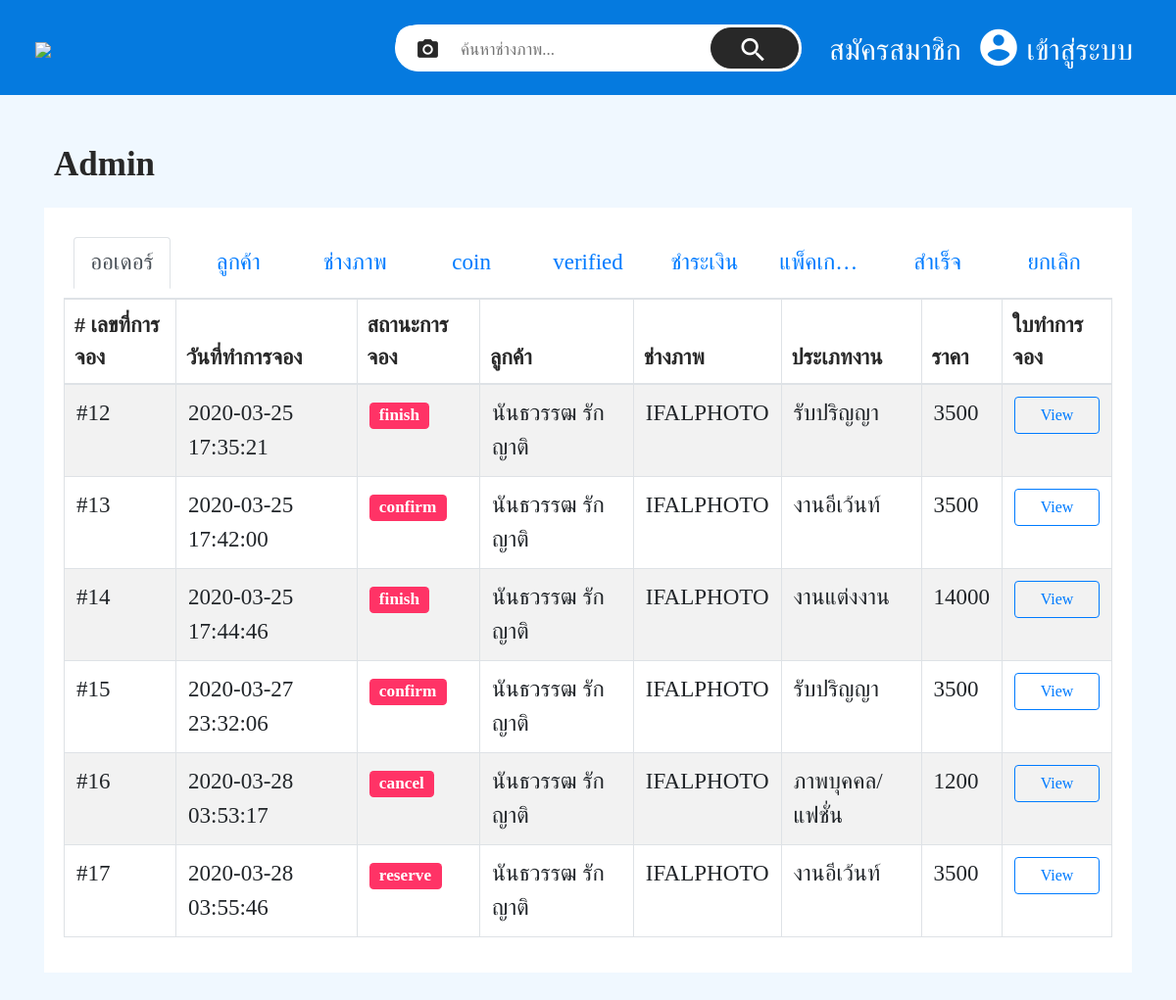
Page /admin_snap.php on the committed database.
### tables this page shows
CREATE TABLE `reserve_package` (
  `id` int(11) NOT NULL,
  `id_package` int(11) NOT NULL,
  `photographer_id` int(11) NOT NULL,
  `customer_id` int(11) NOT NULL,
  `work_date` varchar(50) NOT NULL,
  `time_start` varchar(20) NOT NULL,
  `time_end` varchar(10) NOT NULL,
  `reserve_date` datetime NOT NULL,
  `time_reserve` int(11) NOT NULL,
  `status` varchar(30) NOT NULL,
  `scopeworks` text NOT NULL,
  `location` text DEFAULT NULL,
  `file_tax` varchar(200) DEFAULT NULL,
  `slip_payment` text DEFAULT NULL,
  `link_work` text DEFAULT NULL
);

CREATE TABLE `user` (
  `id` int(11) NOT NULL,
  `email` varchar(30) NOT NULL,
  `password` varchar(30) NOT NULL,
  `avatar` varchar(100) DEFAULT NULL,
  `name_surname` varchar(50) DEFAULT NULL,
  `id_passport_number` varchar(13) DEFAULT NULL,
  `birthday` date DEFAULT NULL,
  `phone` varchar(10) DEFAULT NULL,
  `created_at` datetime NOT NULL,
  `updated_at` datetime NOT NULL,
  `star` float NOT NULL,
  `status` int(1) NOT NULL
);

CREATE TABLE `Photographers` (
  `id` int(11) NOT NULL,
  `user_id` int(11) NOT NULL,
  `username` varchar(40) NOT NULL,
  `province` varchar(50) NOT NULL,
  `Starting_wage` varchar(40) NOT NULL,
  `Highest_wage` varchar(40) NOT NULL,
  `work_hour` int(11) NOT NULL,
  `verify` varchar(30) DEFAULT NULL
);

CREATE TABLE `type_job` (
  `id` int(11) NOT NULL,
  `name` varchar(30) NOT NULL
);

CREATE TABLE `photographer_package` (
  `id` int(11) NOT NULL,
  `photographer_id` int(11) NOT NULL,
  `package_name` varchar(50) NOT NULL,
  `price` double NOT NULL,
  `hour` int(11) NOT NULL,
  `type_id` int(11) NOT NULL,
  `detail_job` text NOT NULL,
  `detail` text NOT NULL,
  `img_package` text DEFAULT NULL
);

### admin_snap.php (the view, shortened to what this page needs)
<!DOCTYPE html>
<html lang="en">
<head>
    <link rel="stylesheet" href="./css/style.css">
    <link rel="stylesheet" href="./css/bootstrap.min.css">
    <link rel="stylesheet" href="https://stackpath.bootstrapcdn.com/bootstrap/4.2.1/css/bootstrap.min.css">
    <link rel="stylesheet" href="fonts/DB Adman X Bd.ttf">
    <link rel="stylesheet" href="fonts/DB Adman X Bd.ttf">
    <link rel="stylesheet" href="fonts/DB Adman X.ttf">
    <link rel="stylesheet" href="fonts/DB Adman X Italic.ttf">
    <link rel="stylesheet" href="fonts/DB Adman X Li It.ttf">
    <link rel="stylesheet" href="fonts/DB Adman X Li.ttf">
    <link rel="stylesheet" href="fonts/DB Adman X UltraLi.ttf">
    <link rel="stylesheet" href="fonts/DB Adman X UltraLiIt.ttf">
    <link rel="stylesheet" href="css/bootstrap.min.css">
    <link rel="stylesheet" type="text/css" href="//cdn.jsdelivr.net/npm/slick-carousel@1.8.1/slick/slick.css"/>
</head>
<body>
    <div class="wrapper" style="background-color: #f0f8ff;">
        <?php
            require_once("header.php");
        ?>
            <div class="container" >
                <div class="ac-setting">
                    <div class="account_setting">
                        <h2>Admin</h2>
                    </div>
                    <div class="row">
                        <div class="col-lg-12" style="margin-top: 15px;">
                            <div class="info-right">
                                <div class="menu-bg-admin">
                                    <ul class="purchase-list-page__tabs-container nav nav-tabs" role="tablist">
                                        <li class="nav-item purchase-list-page__tab purchase-list-page__tab--selected">
                                            <a class="nav-link active purchase-list-page__tab-label" id="home-tab" data-toggle="tab" href="#order_all" role="tab" aria-controls="order_all" aria-selected="true">ออเดอร์</a>
                                        </li>
                                        <li class="nav-item purchase-list-page__tab">
                                            <a class="nav-link purchase-list-page__tab-label" id="home-tab" data-toggle="tab" href="#customer" role="tab" aria-controls="customer" aria-selected="true">ลูกค้า</a>
                                        </li>
                                        <li class="nav-item purchase-list-page__tab">
                                            <a class="nav-link purchase-list-page__tab-label" id="profile-tab" data-toggle="tab" href="#photographer" role="tab" aria-controls="photographer" aria-selected="false">ช่างภาพ</a>
                                        </li>
                                        <li class="nav-item purchase-list-page__tab">
                                            <a class="nav-link purchase-list-page__tab-label" id="profile-tab" data-toggle="tab" href="#coin" role="tab" aria-controls="coin" aria-selected="false">coin</a>
                                        </li>
                                        <li class="nav-item purchase-list-page__tab">
                                            <a class="nav-link purchase-list-page__tab-label" id="profile-tab" data-toggle="tab" href="#verified" role="tab" aria-controls="verified" aria-selected="false">verified</a>
                                        </li>
                                        <li class="nav-item purchase-list-page__tab">
                                            <a class="nav-link purchase-list-page__tab-label" id="profile-tab" data-toggle="tab" href="#payment" role="tab" aria-controls="payment" aria-selected="false">ชำระเงิน</a>
                                        </li>
                                        <li class="nav-item purchase-list-page__tab">
                                            <a class="nav-link purchase-list-page__tab-label" id="contact-tab" data-toggle="tab" href="#package" role="tab" aria-controls="package" aria-selected="false">แพ็คเกจงาน</a>
                                        </li>
                                        <li class="nav-item purchase-list-page__tab">
                                            <a class="nav-link purchase-list-page__tab-label" id="contact-tab" data-toggle="tab" href="#done" role="tab" aria-controls="done" aria-selected="false">สำเร็จ</a>
                                        </li>
                                        <li class="nav-item purchase-list-page__tab">
                                            <a class="nav-link purchase-list-page__tab-label" id="contact-tab" data-toggle="tab" href="#cancel" role="tab" aria-controls="cancel" aria-selected="false">ยกเลิก</a>
                                        </li>
                                    </ul>
                                    <div class="tab-content" id="myTabContent">
                                        <div class="tab-pane fade show active" id="order_all" role="tabpanel" aria-labelledby="order_all-tab">
                                            <div class="booking-list">
                                                <table class="table table-striped table-bordered table-hover">
                                                    <thead>
                                                        <tr class="head-menu-order">
                                                            <th># เลขที่การจอง</th>
                                                            <th>วันที่ทำการจอง</th>
                                                            <th>สถานะการจอง</th>
                                                            <th>ลูกค้า</th>
                                                            <th>ช่างภาพ</th>
                                                            <th>ประเภทงาน</th>
                                                            <th>ราคา</th>
                                                            <th>ใบทำการจอง</th>
                                                        </tr>
                                                    </thead>
                                                    <tbody>
                                                        <?php
                                                        $sql = "SELECT r.id, r.reserve_date, t.name, r.status, p.price, pg.username
                                                                , p.img_package, p.package_name, p.hour, r.work_date, r.file_tax
                                                                , r.location, r.scopeworks
                                                                FROM reserve_package r
                                                                INNER JOIN photographer_package p ON r.id_package = p.id
                                                                INNER JOIN type_job t ON t.id = p.type_id
                                                                INNER JOIN Photographers pg ON pg.id = r.photographer_id";
                                                        $result = mysqli_query($connect, $sql);
                                                        while($row = mysqli_fetch_array($result)) {
                                                            $sql_user = "SELECT * FROM `user` WHERE 1";
                                                            $result_user = mysqli_query($connect, $sql_user);
                                                            $row_user = mysqli_fetch_array($result_user);
                                                            echo '
                                                            <tr class="order-list-table">
                                                            <td> #'.$row['id'].'</td>
                                                            <td> '.$row['reserve_date'].'</td>
                                                            <td>
                                                                <label class="label label-balance">'.$row['status'].'</label>
                                                            </td>
                                                            <td class="text-type-jobs"> '.$row_user['name_surname'].' </td>
                                                            <td class="text-type-jobs"> '.$row['username'].' </td>
                                                            <td class="text-type-jobs"> '.$row['name'].' </td>
                                                            <td class="text-type-jobs"> '.$row['price'].' </td>
                                                            <td class="text-type-jobs"><button type="button" class="btn btn-outline-primary"  data-toggle="modal" data-target="#exampleModalLong'.$row['id'].'">View</button></td>
                                                            </tr>';
                                                        }
                                                        ?>
                                                    </tbody>
                                                </table>
                                            </div>
                                        </div>
                                    </div>
                                </div>
                            </div>
                        </div>
                    </div>
                </div>
            </div>
    </div>
</body>
</html>

### rows in the picture
reserve_package: id "12", reserve_date "2020-03-25 17:35:21", status "finish", user.name_surname "นันธวรรฒ รักญาติ", photographer.username "IFALPHOTO", type_job.name "รับปริญญา", photographer_package.price "3500"
reserve_package: id "13", reserve_date "2020-03-25 17:42:00", status "confirm", user.name_surname "นันธวรรฒ รักญาติ", photographer.username "IFALPHOTO", type_job.name "งานอีเว้นท์", photographer_package.price "3500"
reserve_package: id "14", reserve_date "2020-03-25 17:44:46", status "finish", user.name_surname "นันธวรรฒ รักญาติ", photographer.username "IFALPHOTO", type_job.name "งานแต่งงาน", photographer_package.price "14000"
reserve_package: id "15", reserve_date "2020-03-27 23:32:06", status "confirm", user.name_surname "นันธวรรฒ รักญาติ", photographer.username "IFALPHOTO", type_job.name "รับปริญญา", photographer_package.price "3500"
reserve_package: id "16", reserve_date "2020-03-28 03:53:17", status "cancel", user.name_surname "นันธวรรฒ รักญาติ", photographer.username "IFALPHOTO", type_job.name "ภาพบุคคล/แฟชั่น", photographer_package.price "1200"
reserve_package: id "17", reserve_date "2020-03-28 03:55:46", status "reserve", user.name_surname "นันธวรรฒ รักญาติ", photographer.username "IFALPHOTO", type_job.name "งานอีเว้นท์", photographer_package.price "3500"
